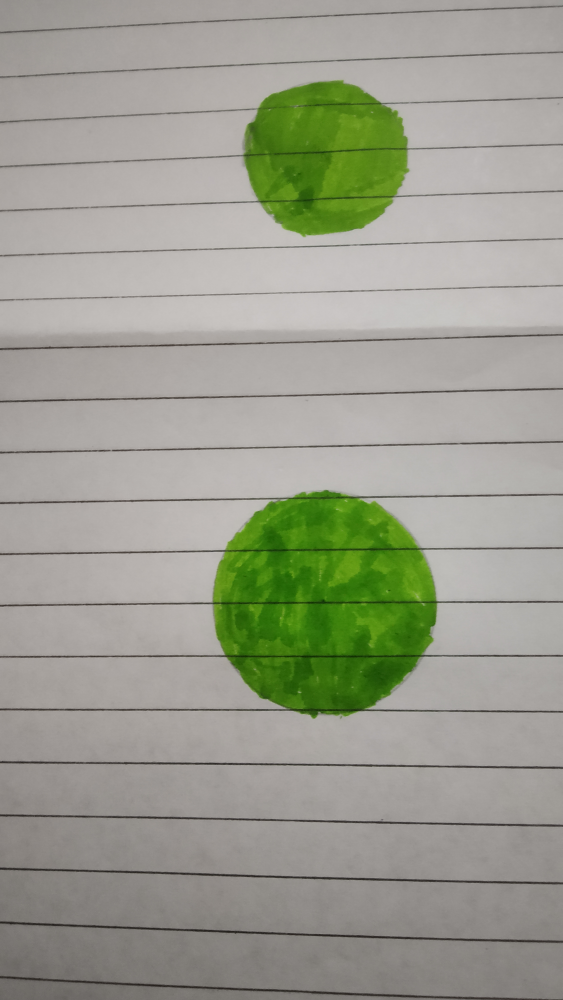
#> input picture circleDetector/circledetector4.jpg, 2250 x 4000 px (shown at 1/4 size)
$ python circledetector2.py
#> lines starting #> are read from the running program, lines starting #| are printed output that depends on the picture; after the words box and inside, x2 and y2 are one past the last pixel; in counts of white or black regions, pixels touching at a corner belong together
import cv2
import numpy as np


img = cv2.imread('circledetector4.jpg', cv2.IMREAD_COLOR)
#> img is the input picture: shape (4000, 2250, 3); mean B, G, R 143.3, 157.3, 155.2
# Convert to gray-scale
img=cv2.resize(img,(225,400))
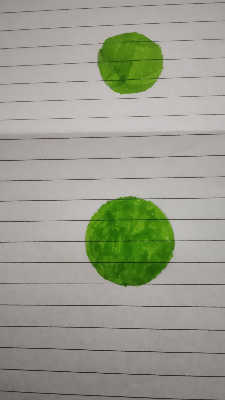
#> img: shape (400, 225, 3); mean B, G, R 143.4, 157.4, 155.3
#print(img.shape[0]/64)
gray = cv2.cvtColor(img, cv2.COLOR_BGR2GRAY)
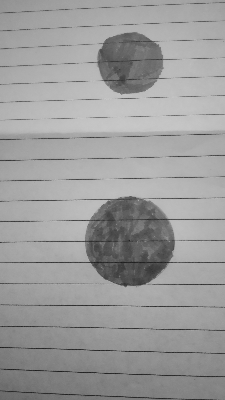
#> gray: shape (400, 225); min 29, max 200, mean 155.2
# Blur the image to reduce noise
img_blur = cv2.medianBlur(gray, 5)
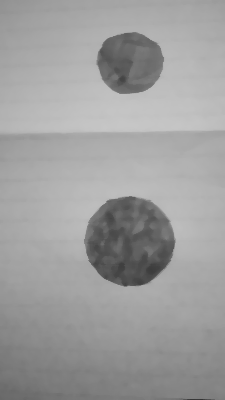
#> img_blur: shape (400, 225); min 52, max 198, mean 157.9
# Apply hough transform on the image
circles = cv2.HoughCircles(img_blur, cv2.HOUGH_GRADIENT, 1, 150, param1=100, param2=5, minRadius=10, maxRadius=50)
#> circles = [[129.5, 240.5, 44.1], [131.5, 62.5, 30.8]]
# Draw detected circles
if circles is not None:
    circles = np.uint16(np.around(circles))
#> circles = [[130, 240, 44], [132, 62, 31]]
    for i in circles[0, :]:
        # Draw outer circle
        cv2.circle(img, (i[0], i[1]), i[2], (0, 255, 0), 2)
        # Draw inner circle
        cv2.circle(img, (i[0], i[1]), 2, (0, 0, 255), 3)
#> this loop made 2 passes
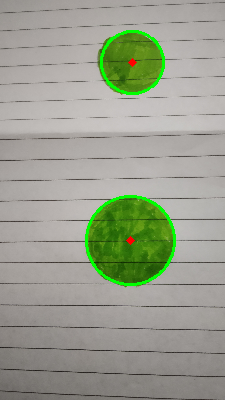
#> img: shape (400, 225, 3); 1.68% of pixels changed, all inside (x1, y1, x2, y2) = (85, 30, 176, 286)


cv2.imshow('circles',img)
cv2.waitKey(0)


cv2.destroyAllWindows()
#> (the run stopped early here; a loop or call above may not have finished)

$ run again, with circleDetector/circledetector1.jpg copied over circleDetector/circledetector4.jpg
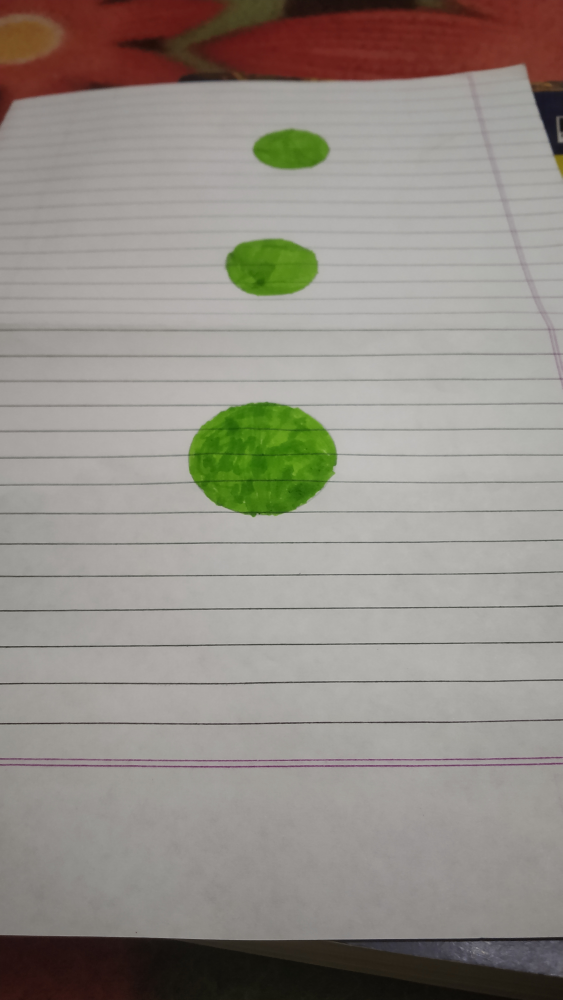
#> input picture circleDetector/circledetector1.jpg, 2250 x 4000 px (shown at 1/4 size)
#> img is the input picture: shape (4000, 2250, 3); mean B, G, R 134.8, 142.3, 147.8
#> `img_blur = cv2.medianBlur(gray, 5)`:
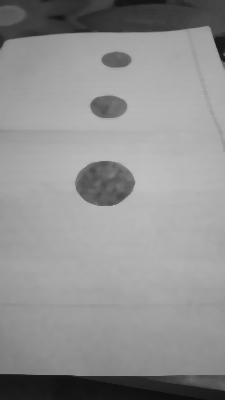
#> img_blur: shape (400, 225); min 12, max 191, mean 144.9
#> `circles = cv2.HoughCircles(img_blur, cv2.HOUGH_GRADIENT, 1, 150, param..`: circles = [[104.5, 192.5, 32.1], [115.5, 39.5, 27.9], [175.5, 347.5, 46]]
#> `circles = np.uint16(np.around(circles))`: circles = [[104, 192, 32], [116, 40, 28], [176, 348, 46]]
#> the loop `for i in circles[0, :]:` made 3 passes
#> after the loop `for i in circles[0, :]:`:
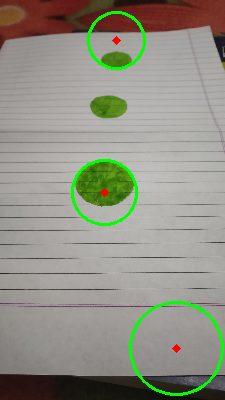
#> img: shape (400, 225, 3); mean B, G, R 132.1, 144.9, 145

$ run again, with circleDetector/circledetector2.jpg copied over circleDetector/circledetector4.jpg
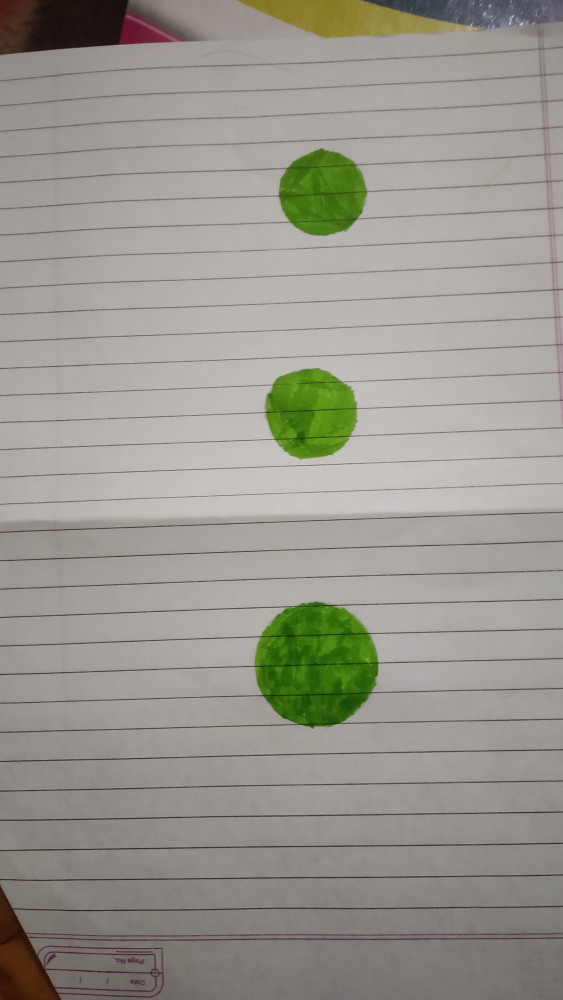
#> input picture circleDetector/circledetector2.jpg, 2250 x 4000 px (shown at 1/4 size)
#> img is the input picture: shape (4000, 2250, 3); mean B, G, R 143.2, 151.2, 153.7
#> `img_blur = cv2.medianBlur(gray, 5)`:
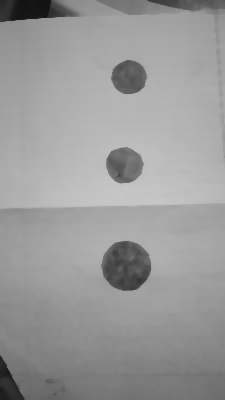
#> img_blur: shape (400, 225); min 18, max 198, mean 153.7
#> `circles = cv2.HoughCircles(img_blur, cv2.HOUGH_GRADIENT, 1, 150, param..`: circles = [[128.5, 76.5, 17.1], [125.5, 266.5, 24], [3.5, 392.5, 16]]
#> `circles = np.uint16(np.around(circles))`: circles = [[128, 76, 17], [126, 266, 24], [4, 392, 16]]
#> the loop `for i in circles[0, :]:` made 3 passes
#> after the loop `for i in circles[0, :]:`:
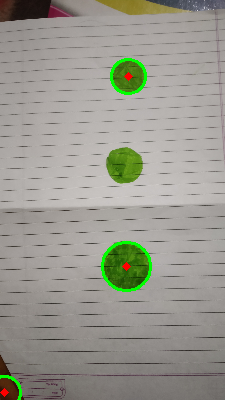
#> img: shape (400, 225, 3); mean B, G, R 142.6, 152.6, 153.2

$ run again, with circleDetector/circledetector3.jpg copied over circleDetector/circledetector4.jpg
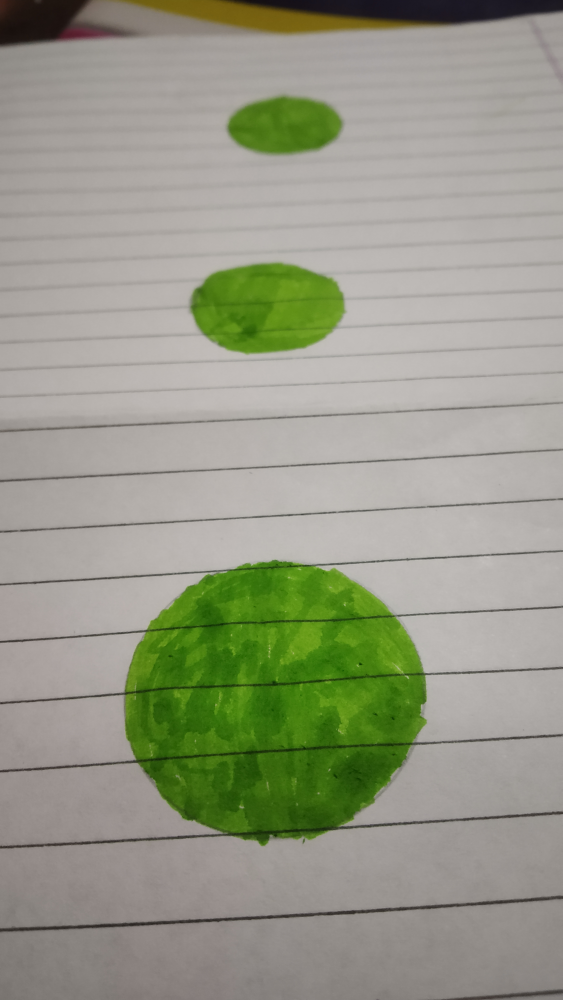
#> input picture circleDetector/circledetector3.jpg, 2250 x 4000 px (shown at 1/4 size)
#> img is the input picture: shape (4000, 2250, 3); mean B, G, R 134.9, 153.2, 150.2
#> `img_blur = cv2.medianBlur(gray, 5)`:
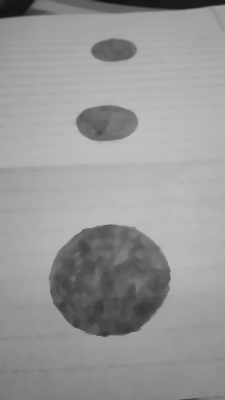
#> img_blur: shape (400, 225); min 18, max 191, mean 152.1
#> `circles = cv2.HoughCircles(img_blur, cv2.HOUGH_GRADIENT, 1, 150, param..`: circles = [[121.5, 277.5, 48.3], [105.5, 91.5, 49.4]]
#> `circles = np.uint16(np.around(circles))`: circles = [[122, 278, 48], [106, 92, 49]]
#> the loop `for i in circles[0, :]:` made 2 passes
#> after the loop `for i in circles[0, :]:`:
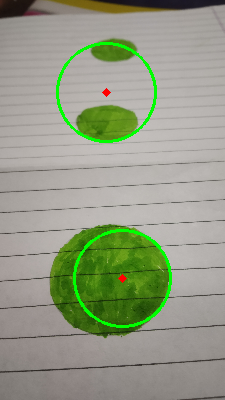
#> img: shape (400, 225, 3); mean B, G, R 133, 155.4, 148
